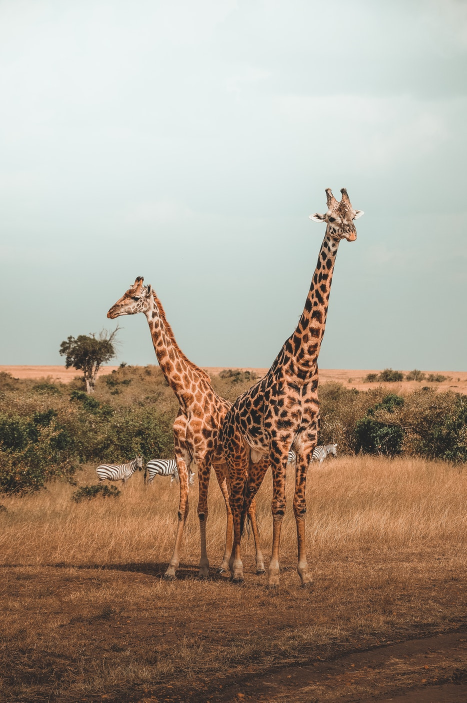
#> input picture DATA/giraffes.jpg, 933 x 1405 px, found by its file name (shown at 1/2 size)
$ python 'imgae thresholding.py'
#> lines starting #> are read from the running program, lines starting #| are printed output that depends on the picture; after the words box and inside, x2 and y2 are one past the last pixel; in counts of white or black regions, pixels touching at a corner belong together
import cv2
import numpy as np

def diplay_img(img):
    while True:
        cv2.imshow("I am",img)

        if cv2.waitKey(1) & 0xFF == 27 : # waiting for i msec and closeing the image by Esc button
            break
    cv2.destroyAllWindows()

img = cv2.imread(r"C:\Users\vs6993\PycharmProjects\Open_CV\DATA\giraffes.jpg")
#> img is the input picture: shape (1405, 933, 3); mean B, G, R 141.5, 156.6, 170.1
img1 = cv2.resize(img,(0,0),img, fx = 0.5, fy = 0.5)
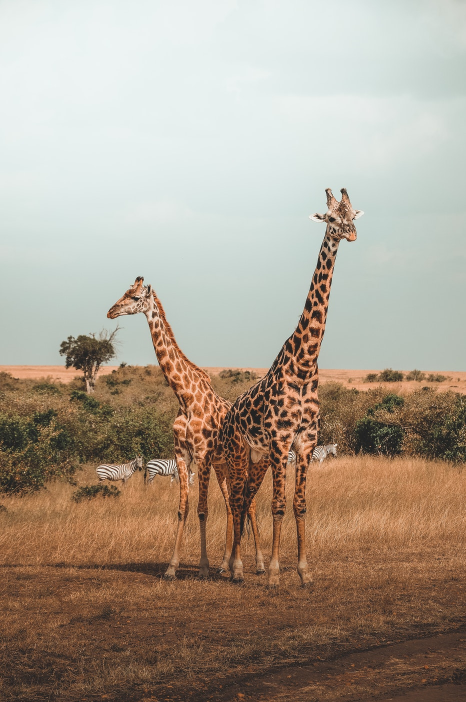
#> img1: shape (702, 466, 3); mean B, G, R 141.7, 156.8, 170.2
img1 = cv2.cvtColor(img1,cv2.COLOR_BGR2GRAY)
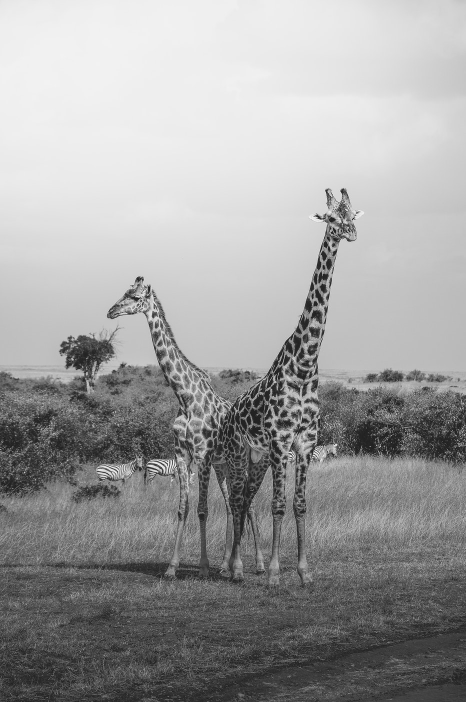
#> img1: shape (702, 466); min 27, max 242, mean 159.1
# ret,img = cv2.threshold(img1,155,255,cv2.THRESH_BINARY_INV)
img = cv2.adaptiveThreshold(img1,255,cv2.ADAPTIVE_THRESH_MEAN_C,cv2.THRESH_BINARY_INV,9,5)
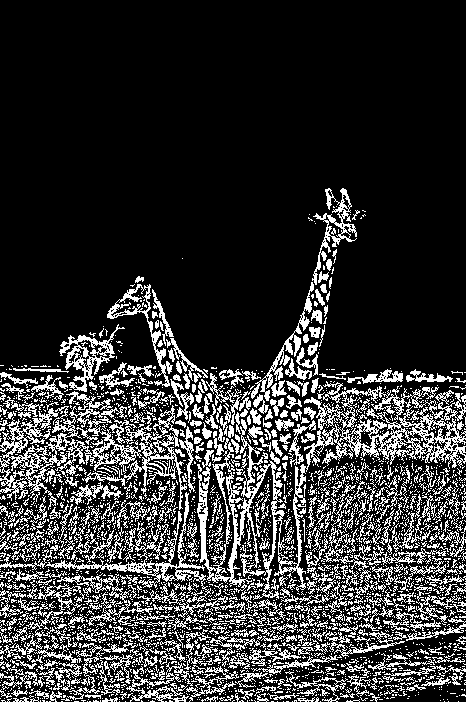
#> img: shape (702, 466); 20.3% white in thin lines or dots, all inside (x1, y1, x2, y2) = (0, 188, 466, 702)

diplay_img(img)
#> (key Esc is pressed here)

$ run again, with DATA/Nadia_Murad.jpg copied over DATA/giraffes.jpg
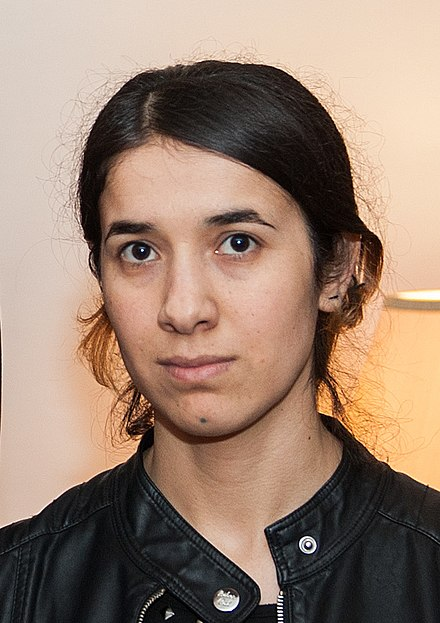
#> input picture DATA/Nadia_Murad.jpg, 440 x 623 px, found by its file name
#> img is the input picture: shape (623, 440, 3); mean B, G, R 112.7, 129.2, 153.8
#> `img1 = cv2.cvtColor(img1,cv2.COLOR_BGR2GRAY)`:
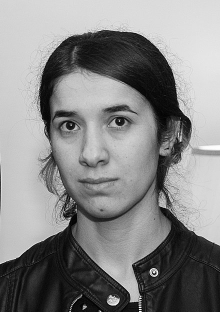
#> img1: shape (312, 220); min 1, max 254, mean 134.6
#> `img = cv2.adaptiveThreshold(img1,255,cv2.ADAPTIVE_THRESH_MEAN_C,cv2.TH..`:
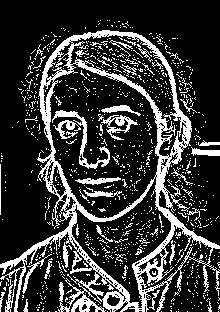
#> img: shape (312, 220); 21.9% white; 992 white regions (944 under 20 px), largest, box (x1, y1, x2, y2) and area: (0, 30, 220, 312) 9328, (52, 110, 110, 169) 521, (101, 115, 138, 140) 300
